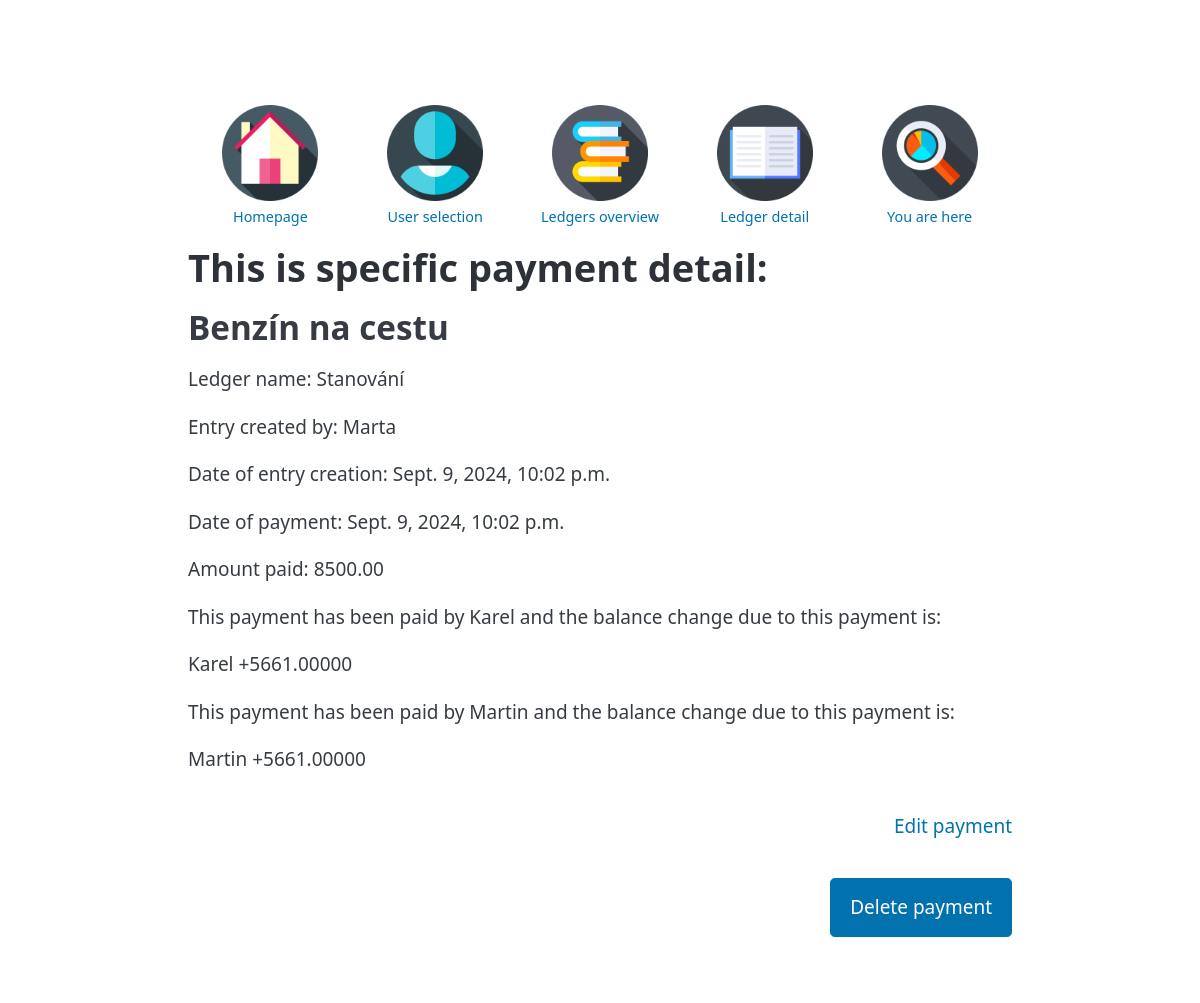
The app's page /payment_detail/1/2/3/ with its own data.
### Bill_2_split/models.py (models this page shows, shortened)
class AbstractBase(models.Model):
    name = models.CharField(max_length=100)
    slug = models.SlugField(max_length=100, blank=True)
    desc = models.CharField(max_length=2000, blank=True)
    class Meta:
        abstract = True

class Payment(AbstractBase):
    user = models.ForeignKey(User, on_delete=models.PROTECT)
    ledger = models.ForeignKey(Ledger, on_delete=models.PROTECT)
    entry_time = models.DateTimeField(default=datetime.now)
    cost = models.DecimalField(max_digits=10, decimal_places=2)
    payment_time = models.DateTimeField(default=datetime.now)

class Ledger(AbstractBase):
    user = models.ForeignKey(User, on_delete=models.PROTECT)

class User(AbstractBase):
    email = models.CharField(max_length=50, blank=True)
    password = models.CharField(max_length=50, blank=True)

class Relation(models.Model):
    user = models.ForeignKey(User, on_delete=models.PROTECT)
    payment = models.ForeignKey(Payment, on_delete=models.PROTECT)
    relation = models.DecimalField(max_digits=10, decimal_places=3)

### Bill_2_split/views.py (the view)
class PaymentDetailView(generic.DetailView):
    model = Payment
    template_name = 'Bill_2_split/payment_detail.html'
    title = 'Payment detail'
    def get_object(self):
        payment_pk = self.kwargs.get('payment_pk')
        return Payment.objects.get(pk=payment_pk)
    def get_context_data(self, **kwargs):
        context = super().get_context_data(**kwargs)
        payment = self.get_object()
        user_id = self.kwargs.get('user_pk')
        user = User.objects.get(pk=user_id)
        ledger_id = self.kwargs.get('ledger_pk')
        ledger = Ledger.objects.get(pk=ledger_id)
        relations = Relation.objects.filter(payment=payment)
        balance_change = calculate_relation_costs(relations, payment.cost)
        context['ledger'] = ledger
        context['user'] = user
        context['payment'] = payment
        context['relations'] = relations
        context['balance_change'] = balance_change
        return context

### Bill_2_split/functions.py (called while the page is built)
def get_relation_value(obj):
    return obj.relation

def calculate_relation_costs(relations, cost):
    sorted_relations = sorted(relations, key=get_relation_value, reverse=True)
    relation_costs = [(relation, relation.relation * cost) for relation in sorted_relations]
    return relation_costs

### Bill_2_split/templates/Bill_2_split/payment_detail.html (shortened to what this page needs)
{% extends 'Bill_2_split/_base.html' %}
{% block Bill_2_split_content %}
{% load static %}
<nav id="horni-nav">
    <ul>
    <li><a href="{% url 'Bill_2_split:IndexView' %}">
            <img src="{% static 'Bill_2_split/icons/home_page.png' %}"><span>Homepage</span></a></li>
    <li><a href="{% url 'Bill_2_split:UserView' %}">
            <img src="{% static 'Bill_2_split/icons/user.png' %}"><span>User selection</span></a></li>
    <li><a href="{% url 'Bill_2_split:ListOfLedgersView' user.pk %}">
            <img src="{% static 'Bill_2_split/icons/ledgers.png' %}"><span>Ledgers overview</span></a></li>
    <li><a href="{% url 'Bill_2_split:LedgerDetailView' ledger.pk user.pk %}">
            <img src="{% static 'Bill_2_split/icons/ledger.png' %}"><span>Ledger detail</span></a></li>
    <li><a href="#">
            <img src="{% static 'Bill_2_split/icons/glass.png' %}"><span>You are here</span></a></li>
    </ul>
</nav>
<h1>
    This is specific payment detail:
</h1>
<h2>{{ payment.name }}</h2>
<p>Ledger name: {{ payment.ledger.name }}</p>
<p>Entry created by: {{ payment.user.name }}</p>
<p>Date of entry creation: {{ payment.entry_time }}</p>
<p>Date of payment: {{ payment.payment_time }}</p>
<p>Amount paid: {{ payment.cost }}</p>
    {% for relation, balance_change in balance_change %}
        {% if relation.relation > 0 %}
                <p> This payment has been paid by {{ relation.user.name }} and the balance change due to this payment is: </p>
                <p> {{ relation.user.name }} +{{ balance_change }} </p>
        {% endif %}
    {% endfor %}
<nav>
    <ul>
        <li>
            <a href="{% url 'Bill_2_split:PaymentEditView' payment_pk=payment.pk ledger_pk=ledger.pk user_pk=user.pk %}"> Edit payment</a>
        </li>
    </ul>
</nav>
<nav>
    <ul>
        <li>
            <form method="post" action="{% url 'Bill_2_split:PaymentDeleteView' payment_pk=payment.pk ledger_pk=ledger.pk user_pk=user.pk %}">
                <button type="submit">Delete payment</button>
            </form>
        </li>
    </ul>
</nav>
{% endblock %}

### Bill_2_split/static/Bill_2_split/base.css (style rules this page uses)
body { max-width: 75%; margin: 0 auto; padding: 2rem; }
#horni-nav { display: flex; justify-content: space-around; align-items: center; }
#horni-nav ul { list-style-type: none; margin: 0; padding: 0; display: flex; justify-content: space-around; width: 100%; align-items: flex-start; }
#horni-nav ul li { text-align: center; display: flex; flex-direction: column; align-items: center; width: 20%; height: 20%; }
#horni-nav ul li a { display: flex; flex-direction: column; align-items: center; }
#horni-nav ul li img { width: 8vw; height: 8vw; transition: width 0.2s ease-in-out, height 0.2s ease-in-out; }
#horni-nav ul li span { font-size: 1.2vw; margin-top: 5px; }

### records on screen
Payment: name "Benzín na cestu", ledger.name "Stanování", user.name "Marta", entry_time "Sept. 9, 2024, 10:02 p.m.", payment_time "Sept. 9, 2024, 10:02 p.m.", cost "8500.00"
Relation: user.name "Karel", balance_change "5661.00000"
Relation: user.name "Martin", balance_change "5661.00000"
